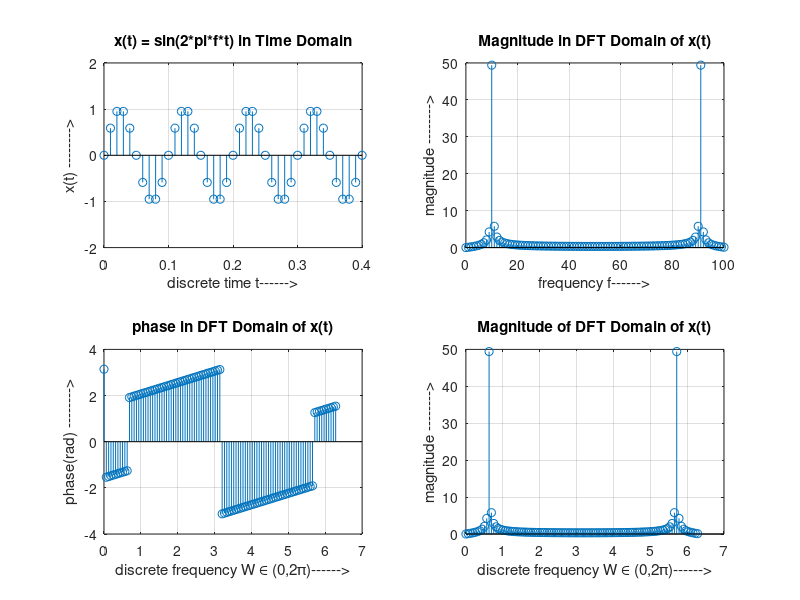

The MATLAB source for this figure:
f = 10; % frequency = 10Hz
fs = 100; % sample rate = fs
t = 0:1/fs:1;
x = sin(2*pi*f*t); % generate 1 second sine wave 

% plot the first 200 data
subplot(221);
stem(t, x); grid on; axis([0 0.4 -2 2]); 
title('x(t) = sin(2*pi*f*t) in Time Domain');
ylabel('x(t) -------->');
xlabel('discrete time t------>');

y = fft(x);
magnitude = abs(y);
phase = angle(y);
F = linspace(0, fs, length(x)); % frequency range in (0, fs]

subplot(222); % display the spectrum in frequency domain 
stem(F, magnitude); 
grid on;
title('Magnitude in DFT Domain of x(t)'); ylabel('magnitude -------->');
xlabel('frequency f------>');

W = linspace(0, 2*pi, length(x)); % discrete frequency W in [0, 2\pi]

subplot(223);
stem(W, phase); grid on;
title('phase in DFT Domain of x(t)'); ylabel('phase(rad) -------->');
xlabel('discrete frequency W \in (0,2\pi)------>');

subplot(224); % display the spectrum in DFT domain 
stem(W, magnitude);
grid on;
title('Magnitude of DFT Domain of x(t)'); ylabel('magnitude -------->');
xlabel('discrete frequency W \in (0,2\pi)------>');
